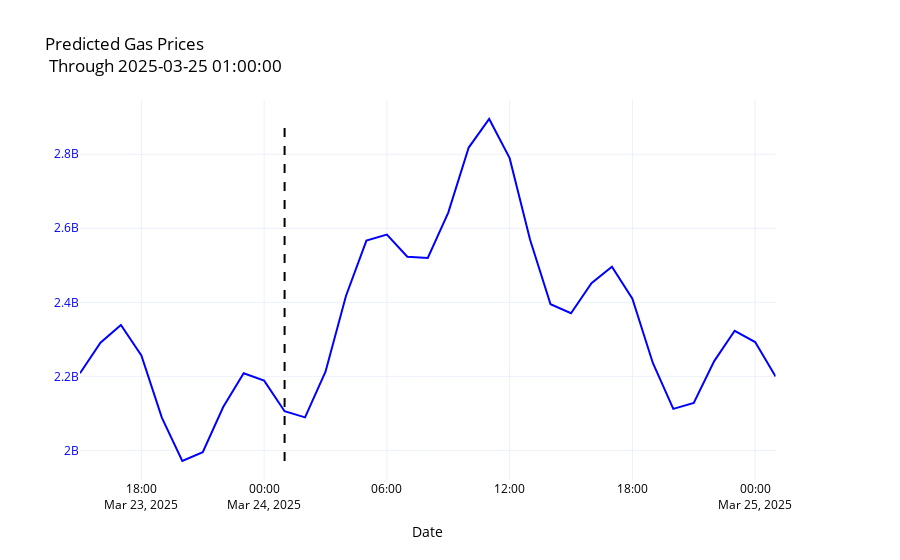

Notebook code for this chart:
### Code cell
y_fig = create_chart(forecast.set_index('ds'),['yhat'],title=f"Predicted Gas Prices <br> Through {forecast['ds'].max()}",auto_title=False,show_legend=False,show=False)
y_fig.add_shape(
    type="line",
    x0=formatted_today_utc, x1=formatted_today_utc,
    y0=min(forecast['yhat']), y1=max(forecast['yhat']),
    line=dict(color="black", width=2, dash="dash")
)
